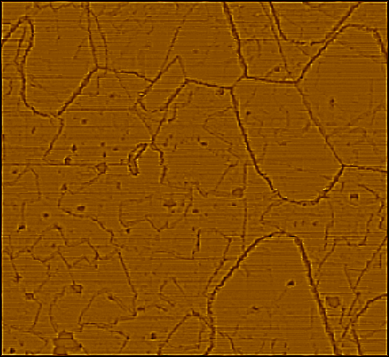
#> input picture Fall 2024 - Computer Vision for 2D Materials/2D-CWT-Edge-Detection/ctlow.png, 389 x 357 px
$ python 2D-CWT-Edge-Detection.py
#> lines starting #> are read from the running program, lines starting #| are printed output that depends on the picture; after the words box and inside, x2 and y2 are one past the last pixel; in counts of white or black regions, pixels touching at a corner belong together
import cv2
import numpy as np
import matplotlib.pyplot as plt
from google.colab import files

# Upload the necessary images
uploaded = files.upload()
#> the answer given: 2d.png

def create_composite(original_img_path, mask_img_path, alpha=0.5, mask_color=(255, 0, 0)):

    original_img = cv2.imread(original_img_path, cv2.IMREAD_COLOR)
    mask_img = cv2.imread(mask_img_path, cv2.IMREAD_GRAYSCALE)

    # Normalize mask values between 0 and 1 for blending
    mask_img_normalized = mask_img / 255.0

    # Convert the mask to binary (black and white)
    _, mask_img_binary = cv2.threshold(mask_img_normalized, 0.5, 1.0, cv2.THRESH_BINARY)

    # Create a colored version of the mask
    mask_colored = np.zeros_like(original_img)
    mask_colored[:, :] = mask_color

    # Overlay the mask on the original image
    composite_image = cv2.addWeighted(original_img.astype(float), 1.0,
                                      (mask_colored * mask_img_binary[..., None]).astype(float), alpha, 0)

    return mask_img, composite_image.astype(np.uint8)

# File paths
original_img = '2d.png'
cwt_mask_1 = 'ctlowmask.png'
cwt_mask_2 = 'ctmidmask.png'
cwt_mask_3 = 'cthighmask.png'

# CWT images
cwt_1 = 'ctlow.png'
cwt_2 = 'ctmid.png'
cwt_3 = 'cthigh.png'

# Colors for the mask overlays (one color per dataset)
colors = [(255, 0, 0),  # Red for Dataset 1
          (0, 255, 0),  # Green for Dataset 2
          (0, 0, 255)]  # Blue for Dataset 3

# Datasets: (CWT image, mask image, description, overlay color)
datasets = [
    (cwt_1, cwt_mask_1, "CWT 1.00px", colors[0]),
    (cwt_2, cwt_mask_2, "CWT 3.50px", colors[1]),
    (cwt_3, cwt_mask_3, "CWT 5.00px", colors[2])
]

# Set up plot layout: 3 columns (CWT image, mask, composite)
plt.figure(figsize=(15, 10))

for i, (cwt_img_path, mask_path, title, color) in enumerate(datasets):
    # Read the CWT image
    cwt_img = cv2.imread(cwt_img_path, cv2.IMREAD_GRAYSCALE)
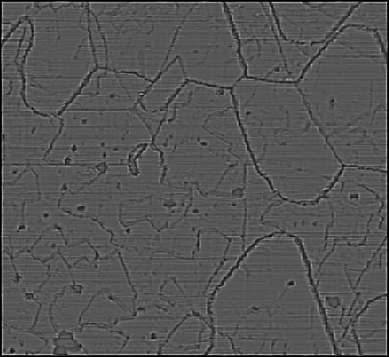
#> cwt_img: shape (357, 389); min 0, max 237, mean 85.1

    # Create the composite image
    mask, composite = create_composite(original_img, mask_path, alpha=0.5, mask_color=color)
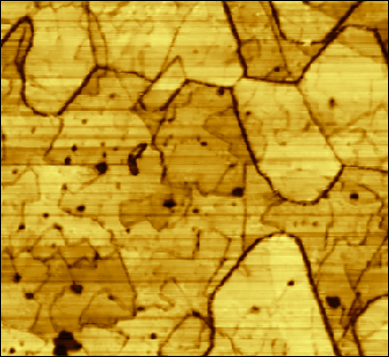
#> input picture Fall 2024 - Computer Vision for 2D Materials/2D-CWT-Edge-Detection/2d.png, 389 x 357 px
#> in create_composite, original_img is the input picture: shape (357, 389, 3); mean B, G, R 34.6, 150.4, 193
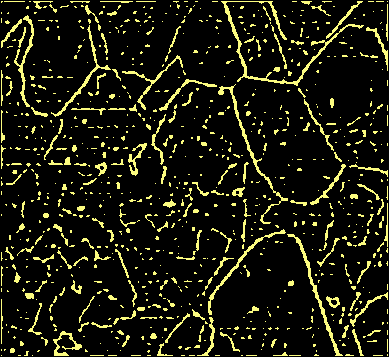
#> input picture Fall 2024 - Computer Vision for 2D Materials/2D-CWT-Edge-Detection/ctlowmask.png, 389 x 357 px
#> in create_composite, `mask_img = cv2.imread(mask_img_path, cv2.IMREAD_GRAYSCALE)`:
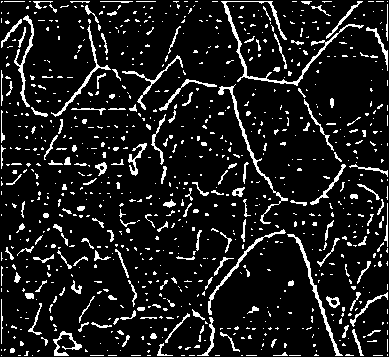
#> mask_img: shape (357, 389); values 0 (black) and 237 (white), 10.8% white in thin lines or dots
#> in create_composite, `mask_img_normalized = mask_img / 255.0`: mask_img_normalized: shape (357, 389) float64; values 0 (black) and 0.929 (white), 10.8% white in thin lines or dots
#> in create_composite, `_, mask_img_binary = cv2.threshold(mask_img_normalized, 0.5, 1.0, cv2...`: mask_img_binary: shape (357, 389) float64; values 0 (black) and 1 (white), 10.8% white in thin lines or dots
#> in create_composite, `composite_image = cv2.addWeighted(original_img.astype(float), 1.0, (ma..`:
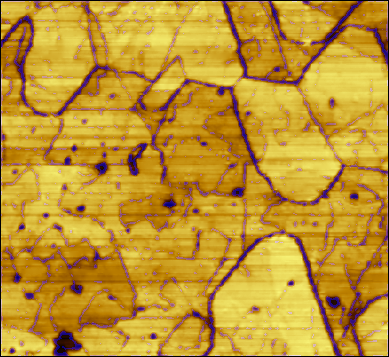
#> composite_image: shape (357, 389, 3) float64; mean B, G, R 48.4, 150.4, 193

    # Plot CWT image
    plt.subplot(len(datasets), 3, i * 3 + 1)
    plt.title(f"CWT Image {title}")
    plt.imshow(cwt_img, cmap='gray')
    plt.axis('off')

    # Plot mask image
    plt.subplot(len(datasets), 3, i * 3 + 2)
    plt.title(f"Mask {title}")
    plt.imshow(mask, cmap='gray')
    plt.axis('off')

    # Plot composite image
    plt.subplot(len(datasets), 3, i * 3 + 3)
    plt.title(f"Composite {title}")
    plt.imshow(cv2.cvtColor(composite, cv2.COLOR_BGR2RGB))
    plt.axis('off')
#> pass 2 of the loop `for i, (cwt_img_path, mask_path, title, color) in enumerate(datasets):`:
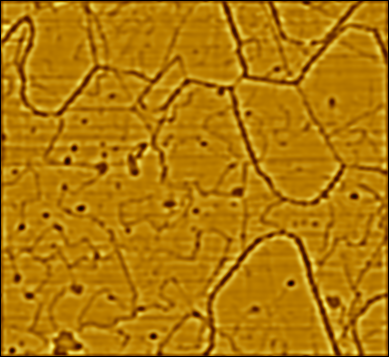
#> input picture Fall 2024 - Computer Vision for 2D Materials/2D-CWT-Edge-Detection/ctmid.png, 389 x 357 px
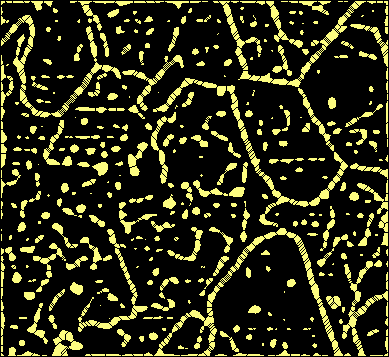
#> input picture Fall 2024 - Computer Vision for 2D Materials/2D-CWT-Edge-Detection/ctmidmask.png, 389 x 357 px
#> mask_img: shape (357, 389); values 0 (black) and 237 (white), 18.4% white; 423 white regions (177 under 20 px), largest, box (x1, y1, x2, y2) and area: (1, 15, 121, 118) 1385, (227, 85, 348, 227) 1243, (207, 228, 343, 356) 1210
#> `mask, composite = create_composite(original_img, mask_path, alpha=0.5,..`:
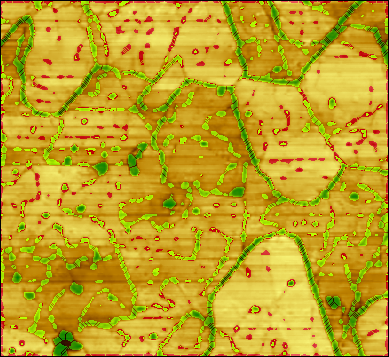
#> composite: shape (357, 389, 3); mean of channels 0, 1, 2 34.6, 162.1, 193; drawn as B, G, R
#> pass 3 of the loop `for i, (cwt_img_path, mask_path, title, color) in enumerate(datasets):`:
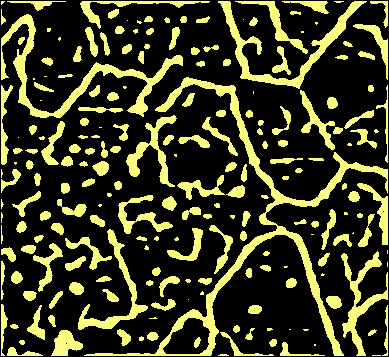
#> input picture Fall 2024 - Computer Vision for 2D Materials/2D-CWT-Edge-Detection/cthighmask.png, 389 x 357 px
#> in create_composite (call 3), `mask_img = cv2.imread(mask_img_path, cv2.IMREAD_GRAYSCALE)`:
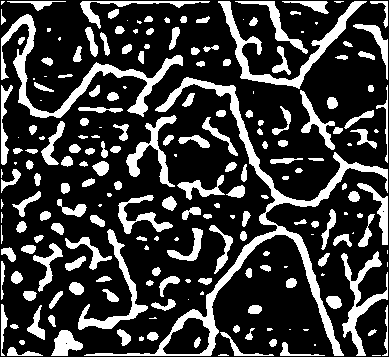
#> mask_img: shape (357, 389); values 0 (black) and 237 (white), 23.9% white; 210 white regions (48 under 20 px), largest, box (x1, y1, x2, y2) and area: (84, 77, 388, 356) 5562, (1, 14, 183, 118) 2755, (218, 1, 367, 89) 1989
#> `mask, composite = create_composite(original_img, mask_path, alpha=0.5,..`:
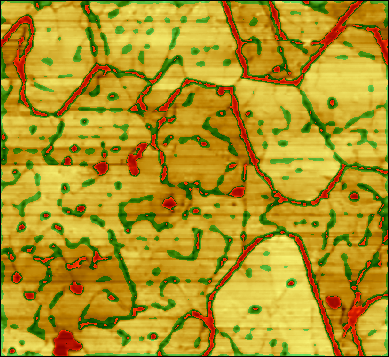
#> composite: shape (357, 389, 3); mean of channels 0, 1, 2 34.6, 150.4, 177.9; drawn as B, G, R
#> (the run stopped early here; a loop or call above may not have finished)
